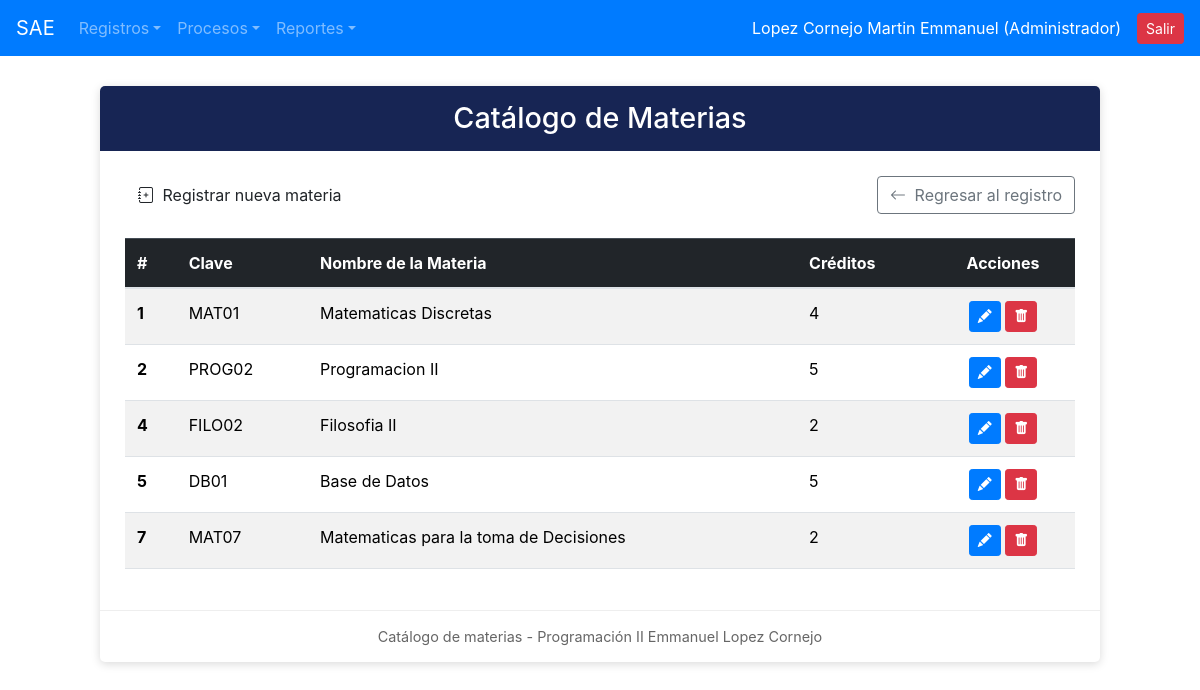
The app's page /crude/crude_materias.php (signed in) with its own data.
### tables this page shows
CREATE TABLE `materias` (
  `idmat` int(11) NOT NULL AUTO_INCREMENT PRIMARY KEY,
  `clave_mat` varchar(50) NOT NULL,
  `nombre_mat` varchar(150) NOT NULL,
  `creditos` int(11) NOT NULL,
  `estatus_mat` varchar(10) DEFAULT 'ALTA'
);

### crude/crude_materias.php (the view, shortened to what this page needs)
<?php
include_once("../conexion.php");
$sql = "SELECT * FROM materias WHERE estatus_mat = 'ALTA'";
$resultado = $conexion->query($sql);
?>
<!DOCTYPE html>
<html lang="es">
<head>
    <link href="https://cdn.jsdelivr.net/npm/bootstrap@5.3.3/dist/css/bootstrap.min.css" rel="stylesheet">
    <link rel="stylesheet" href="https://cdn.jsdelivr.net/npm/bootstrap-icons@1.11.3/font/bootstrap-icons.min.css">
</head>
<body>
<?php include_once("../navegacion/nav.php"); ?>
<div class="container">
    <div class="card-custom">
        <div class="titulo">
            <h2>Catálogo de Materias</h2>
        </div>
        <div class="contenido">
            <div class="d-flex justify-content-between align-items-center mb-4">
                <a href="../registro/reg_materia.php" class="btn btn-sae">
                    <i class="bi bi-journal-plus me-1"></i> Registrar nueva materia
                </a>
                <a href="../registro/reg_materia.php" class="btn btn-outline-secondary">
                    <i class="bi bi-arrow-left me-1"></i> Regresar al registro
                </a>
            </div>
            <table class="table table-striped table-hover align-middle">
                <thead class="table-dark">
                    <tr>
                        <th scope="col">#</th>
                        <th scope="col">Clave</th>
                        <th scope="col">Nombre de la Materia</th>
                        <th scope="col">Créditos</th>
                        <th scope="col" class="text-center">Acciones</th>
                    </tr>
                </thead>
                <tbody>
                    <?php if ($resultado && $resultado->num_rows > 0): ?>
                        <?php while ($materia = $resultado->fetch_assoc()): ?>
                            <tr>
                                <th scope="row"><?php echo $materia['idmat']; ?></th>
                                <td><?php echo htmlspecialchars($materia['clave_mat']); ?></td>
                                <td><?php echo htmlspecialchars($materia['nombre_mat']); ?></td>
                                <td><?php echo htmlspecialchars($materia['creditos']); ?></td>
                                <td class="text-center">
                                    <a href="../modificacion/modif_materia.php?idmat=<?php echo $materia['idmat']; ?>" class="btn btn-primary btn-sm" title="Editar"><i class="bi bi-pencil-fill"></i></a>
                                    <a href="../baja/baja_materia.php?idmat=<?php echo $materia['idmat']; ?>" class="btn btn-danger btn-sm" title="Dar de Baja" onclick="return confirm('¿Seguro que deseas dar de baja esta materia?');"><i class="bi bi-trash-fill"></i></a>
                                </td>
                            </tr>
                        <?php endwhile; ?>
                    <?php else: ?>
                        <tr>
                            <td colspan="5" class="text-center text-muted">No hay materias activas registradas.</td>
                        </tr>
                    <?php endif; ?>
                </tbody>
            </table>
        </div>
        <div class="pie">
            Catálogo de materias - Programación II Emmanuel Lopez Cornejo
        </div>
    </div>
</div>
</body>
</html>

### crude/crude_materias.php (style rules this page uses)
body { background-color: #f3f1f4; }
.card-custom { background-color: white; max-width: 1000px; margin: 30px auto; border-radius: 5px; box-shadow: 0 2px 10px rgba(0, 0, 0, 0.15); overflow: hidden; }
.titulo { background-color: #172554; color: white; padding: 15px; text-align: center; }
.titulo h2 { margin: 0; font-size: 1.8rem; }
.contenido { padding: 25px; }
.btn-sae { background-color: #9f1239; color: white; border: none; padding: 8px 16px; border-radius: 4px; }
.pie { text-align: center; padding: 15px; color: #666; font-size: 0.9rem; border-top: 1px solid #eee; }

### records on screen
materias: idmat "1", clave_mat "MAT01", nombre_mat "Matematicas Discretas", creditos "4"
materias: idmat "2", clave_mat "PROG02", nombre_mat "Programacion II", creditos "5"
materias: idmat "4", clave_mat "FILO02", nombre_mat "Filosofia II", creditos "2"
materias: idmat "5", clave_mat "DB01", nombre_mat "Base de Datos", creditos "5"
materias: idmat "7", clave_mat "MAT07", nombre_mat "Matematicas para la toma de Decisiones", creditos "2"

### other values on screen
$_SESSION['nombre_usuario'] "Lopez Cornejo Martin Emmanuel"
$_SESSION['nombre_puesto'] "Administrador"
